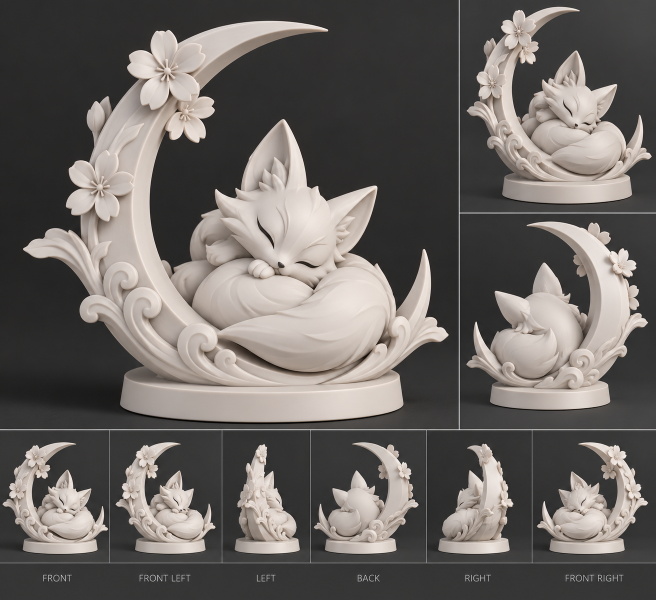
#> input picture Zorro Durmiente en Luna Creciente.png, 1312 x 1199 px (shown at 1/2 size)
$ python -i reference_preparation.py   (imports and definitions only)
#> lines starting #> are read from the running program, lines starting #| are printed output that depends on the picture
#> further down, picture is the input picture: PIL image 1312x1199 RGB; mean R, G, B 107.5, 102.6, 99.3
"""Conservative reference handling; no unknown contact sheet is auto-cropped."""
import hashlib
import math
from pathlib import Path
import numpy as np
from PIL import Image
from scipy.ndimage import label

ROOT = Path(__file__).resolve().parents[1]
REFERENCE = ROOT / 'Zorro Durmiente en Luna Creciente.png'
REGIONS = {'front': (2, 2, 916, 857), 'back': (920, 430, 1310, 856)}


def pixel_hash(image):
    return hashlib.sha256(image.convert('RGB').tobytes()).hexdigest()


def key_reference_background(image):
    """Specific neutral backdrop of the known sculpture reference, not any photo."""
    pixels = np.array(image.convert('RGB'))
    neutral = (np.ptp(pixels.astype(np.int16), axis=2) <= 8) & (pixels.mean(axis=2) < 128)
    components, _ = label(neutral)
    areas = np.bincount(components.ravel())
    selected = areas >= max(64, pixels.shape[0]*pixels.shape[1]*.0005)
    selected[0] = False
    pixels[selected[components]] = 255
    return Image.fromarray(pixels)


def split_known_sheet(image, model_family):
    if not REFERENCE.is_file():
        return None, None
    with Image.open(REFERENCE) as canonical:
        if image.size != canonical.size or pixel_hash(image) != pixel_hash(canonical):
            return None, None
    views = {view:key_reference_background(image.crop(region)) for view,region in REGIONS.items()
             if view == 'front' or model_family == 'hunyuan2'}
    return views, {'kind':'known-contact-sheet', 'source_pixel_sha256':pixel_hash(image),
                   'regions':{k:REGIONS[k] for k in views}, 'used_views':list(views),
                   'note':'La lámina se separó en vistas. 2.1 usa solamente el frente; 2.0 puede usar también el dorso.'}


def prepare_ai_cutout(image, occupancy=.85):
    """Clean isolated alpha speckles in this single-object AI reference.

    Preserve RGB, soft edge alpha, geometry and scale; no sharpening or repaint.
    Retain the raw AI output separately for audit.
    """
#> called with occupancy = 0.85
    rgba = np.array(image.convert('RGBA'))
    labels, count = label(rgba[...,3] >= 8)
#> labels: shape (1199, 1312) int32; every value is 1
#> count = 1
    if not count:
        raise ValueError('La referencia no contiene un objeto opaco.')
    sizes = np.bincount(labels.ravel())
#> sizes = [0, 1573088]
    sizes[0] = 0
    main = labels == sizes.argmax()
#> main: shape (1199, 1312) bool; every value is 1
    removed = int(np.count_nonzero((rgba[...,3] > 0) & ~main))
#> removed = 0
    rgba[...,3][~main] = 0
    ys,xs = np.where(main)
    bounds = (int(xs.min()),int(ys.min()),int(xs.max())+1,int(ys.max())+1)
#> bounds = (0, 0, 1312, 1199)
    crop = Image.fromarray(rgba).crop(bounds)
    side = math.ceil(max(crop.size)/occupancy)
#> side = 1544
    canvas = Image.new('RGBA',(side,side),(255,255,255,0))
    canvas.alpha_composite(crop,((side-crop.width)//2,(side-crop.height)//2))
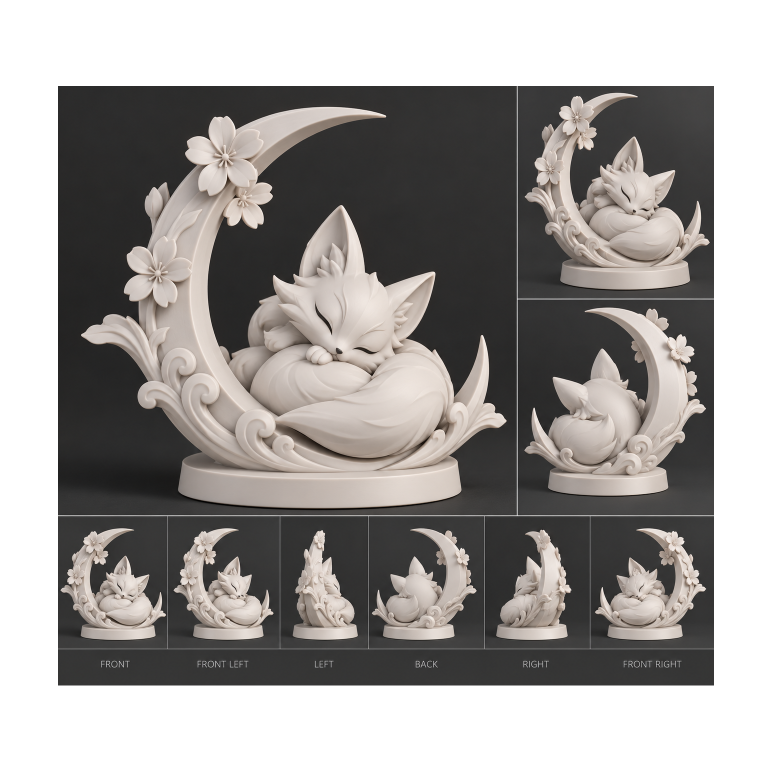
#> canvas: PIL image 1544x1544 RGBA (shown at 1/2 size); mean R, G, B, A 157.7, 154.5, 152.3, 168.3; transparent parts drawn white
    white = Image.new('RGBA',canvas.size,'white')
#> white: PIL image 1544x1544 RGBA; every value is 255
    white.alpha_composite(canvas)
    return canvas,white.convert('RGB'),{'occupancy':occupancy,'alpha_speckle_pixels_removed':removed,
                                       'crop':bounds,'rgb_repainted':False}

>>> from PIL import Image
>>> picture = Image.open('../Zorro Durmiente en Luna Creciente.png')
>>> result = prepare_ai_cutout(picture)
